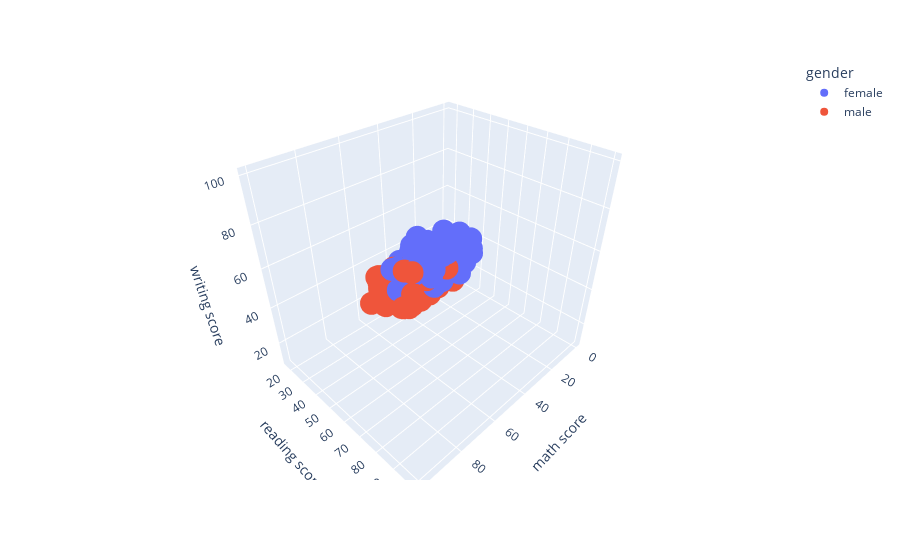
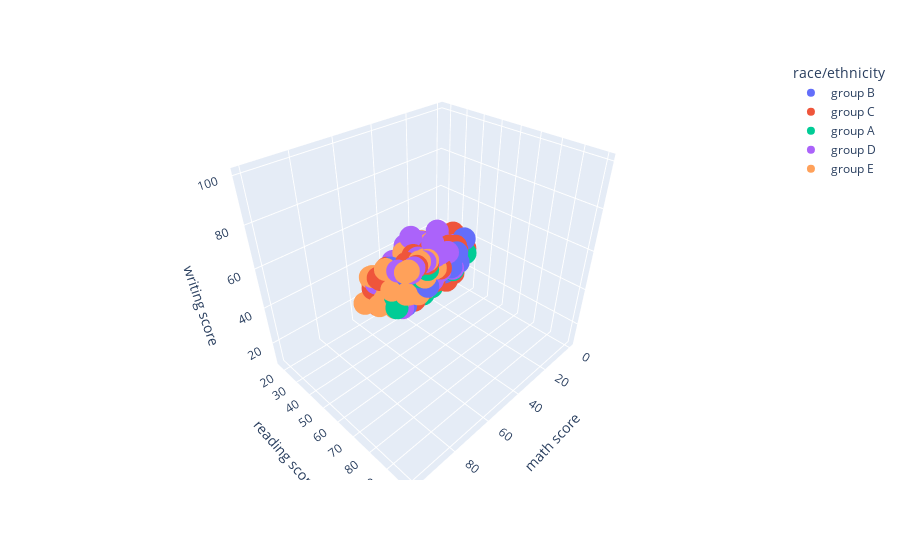
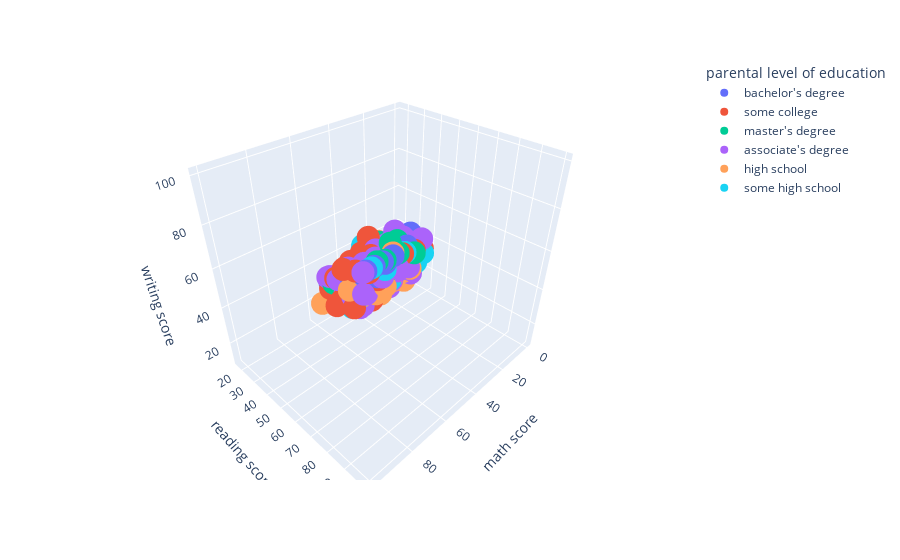
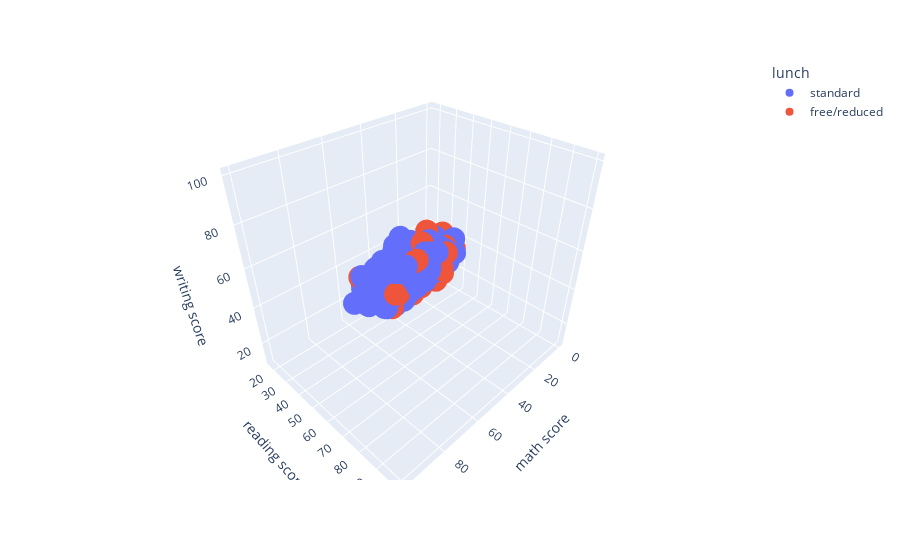

Here is the notebook cell these charts were saved with, in order:
### Code cell
for etc in ETC:
    fig = px.scatter_3d(df, x='math score', y='reading score', z='writing score', color=etc)
    fig.show()

### Figure 1 — Plotly figure (JSON) as saved in the notebook; plotly's stock layout.template omitted (floating-point values rounded to 4 significant figures; data arrays with more than 128 entries replaced by an {"elided": "..."} marker saying what was removed)
{"data": [{"hovertemplate": "gender=female<br>math score=%{x}<br>reading score=%{y}<br>writing score=%{z}<extra></extra>", "legendgroup": "female", "marker": {"color": "#636efa", "symbol": "circle"}, "mode": "markers", "name": "female", "scene": "scene", "showlegend": true, "type": "scatter3d", "x": {"elided": "518 int values"}, "y": {"elided": "518 int values"}, "z": {"elided": "518 int values"}}, {"hovertemplate": "gender=male<br>math score=%{x}<br>reading score=%{y}<br>writing score=%{z}<extra></extra>", "legendgroup": "male", "marker": {"color": "#EF553B", "symbol": "circle"}, "mode": "markers", "name": "male", "scene": "scene", "showlegend": true, "type": "scatter3d", "x": {"elided": "482 int values"}, "y": {"elided": "482 int values"}, "z": {"elided": "482 int values"}}], "layout": {"legend": {"title": {"text": "gender"}, "tracegroupgap": 0}, "margin": {"t": 60}, "scene": {"domain": {"x": [0, 1], "y": [0, 1]}, "xaxis": {"title": {"text": "math score"}}, "yaxis": {"title": {"text": "reading score"}}, "zaxis": {"title": {"text": "writing score"}}}}}

### Figure 2 — Plotly figure (JSON) as saved in the notebook; plotly's stock layout.template omitted (floating-point values rounded to 4 significant figures; data arrays with more than 128 entries replaced by an {"elided": "..."} marker saying what was removed)
{"data": [{"hovertemplate": "race/ethnicity=group B<br>math score=%{x}<br>reading score=%{y}<br>writing score=%{z}<extra></extra>", "legendgroup": "group B", "marker": {"color": "#636efa", "symbol": "circle"}, "mode": "markers", "name": "group B", "scene": "scene", "showlegend": true, "type": "scatter3d", "x": {"elided": "190 int values"}, "y": {"elided": "190 int values"}, "z": {"elided": "190 int values"}}, {"hovertemplate": "race/ethnicity=group C<br>math score=%{x}<br>reading score=%{y}<br>writing score=%{z}<extra></extra>", "legendgroup": "group C", "marker": {"color": "#EF553B", "symbol": "circle"}, "mode": "markers", "name": "group C", "scene": "scene", "showlegend": true, "type": "scatter3d", "x": {"elided": "319 int values"}, "y": {"elided": "319 int values"}, "z": {"elided": "319 int values"}}, {"hovertemplate": "race/ethnicity=group A<br>math score=%{x}<br>reading score=%{y}<br>writing score=%{z}<extra></extra>", "legendgroup": "group A", "marker": {"color": "#00cc96", "symbol": "circle"}, "mode": "markers", "name": "group A", "scene": "scene", "showlegend": true, "type": "scatter3d", "x": [47, 78, 50, 73, 55, 39, 62, 41, 80, 50, 58, 54, 51, 57, 62, 77, 72, 68, 47, 46, 81, 69, 28, 63, 49, 44, 71, 66, 38, 48, 53, 49, 59, 65, 47, 59, 79, 75, 72, 77, 59, 79, 65, 68, 64, 97, 92, 91, 40, 61, 55, 48, 71, 53, 82, 100, 71, 68, 65, 53, 59, 87, 62, 55, 37, 58, 72, 75, 51, 45, 45, 85, 61, 64, 75, 61, 50, 34, 69, 67, 61, 56, 66, 53, 54, 78, 57, 44, 63], "y": [57, 72, 53, 74, 65, 39, 61, 51, 78, 47, 70, 53, 49, 43, 67, 67, 73, 72, 49, 41, 78, 67, 23, 61, 58, 64, 83, 64, 43, 45, 43, 65, 85, 59, 59, 73, 82, 58, 67, 88, 52, 82, 85, 70, 50, 92, 100, 96, 55, 51, 73, 66, 62, 54, 93, 96, 74, 80, 70, 58, 72, 84, 72, 46, 57, 60, 79, 81, 31, 47, 59, 90, 60, 60, 82, 68, 67, 48, 84, 57, 62, 58, 68, 50, 63, 87, 51, 45, 63], "z": [44, 70, 58, 72, 62, 34, 55, 48, 81, 54, 67, 47, 51, 47, 69, 68, 74, 64, 49, 43, 81, 69, 19, 61, 60, 58, 77, 62, 43, 41, 43, 55, 80, 53, 50, 69, 73, 62, 65, 85, 46, 82, 76, 66, 43, 86, 97, 92, 53, 52, 73, 65, 50, 48, 93, 86, 64, 76, 74, 44, 70, 87, 65, 43, 56, 57, 82, 74, 36, 49, 64, 92, 57, 58, 79, 63, 73, 41, 82, 53, 61, 64, 64, 60, 67, 91, 54, 45, 62]}, {"hovertemplate": "race/ethnicity=group D<br>math score=%{x}<br>reading score=%{y}<br>writing score=%{z}<extra></extra>", "legendgroup": "group D", "marker": {"color": "#ab63fa", "symbol": "circle"}, "mode": "markers", "name": "group D", "scene": "scene", "showlegend": true, "type": "scatter3d", "x": {"elided": "262 int values"}, "y": {"elided": "262 int values"}, "z": {"elided": "262 int values"}}, {"hovertemplate": "race/ethnicity=group E<br>math score=%{x}<br>reading score=%{y}<br>writing score=%{z}<extra></extra>", "legendgroup": "group E", "marker": {"color": "#FFA15A", "symbol": "circle"}, "mode": "markers", "name": "group E", "scene": "scene", "showlegend": true, "type": "scatter3d", "x": {"elided": "140 int values"}, "y": {"elided": "140 int values"}, "z": {"elided": "140 int values"}}], "layout": {"legend": {"title": {"text": "race/ethnicity"}, "tracegroupgap": 0}, "margin": {"t": 60}, "scene": {"domain": {"x": [0, 1], "y": [0, 1]}, "xaxis": {"title": {"text": "math score"}}, "yaxis": {"title": {"text": "reading score"}}, "zaxis": {"title": {"text": "writing score"}}}}}

### Figure 3 — Plotly figure (JSON) as saved in the notebook; plotly's stock layout.template omitted (floating-point values rounded to 4 significant figures; data arrays with more than 128 entries replaced by an {"elided": "..."} marker saying what was removed)
{"data": [{"hovertemplate": "parental level of education=bachelor's degree<br>math score=%{x}<br>reading score=%{y}<br>writing score=%{z}<extra></extra>", "legendgroup": "bachelor's degree", "marker": {"color": "#636efa", "symbol": "circle"}, "mode": "markers", "name": "bachelor's degree", "scene": "scene", "showlegend": true, "type": "scatter3d", "x": [72, 74, 67, 79, 80, 65, 65, 68, 99, 75, 78, 79, 51, 74, 58, 68, 77, 54, 96, 43, 77, 78, 82, 67, 83, 63, 80, 63, 69, 83, 73, 73, 88, 65, 66, 67, 59, 63, 83, 77, 52, 61, 49, 61, 59, 66, 64, 51, 71, 86, 37, 79, 100, 53, 75, 71, 76, 81, 55, 86, 69, 29, 66, 85, 87, 96, 48, 92, 68, 91, 63, 44, 68, 92, 56, 94, 37, 88, 62, 61, 66, 65, 77, 66, 59, 79, 87, 62, 80, 50, 70, 75, 62, 91, 59, 45, 61, 78, 74, 64, 97, 65, 39, 43, 63, 71, 55, 93, 67, 70, 50, 52, 47, 100, 70, 75, 89, 62], "y": [72, 71, 69, 74, 78, 72, 67, 74, 100, 85, 82, 92, 49, 79, 55, 75, 67, 49, 100, 51, 88, 79, 62, 86, 82, 66, 83, 75, 63, 78, 56, 79, 75, 73, 60, 61, 64, 71, 93, 94, 65, 72, 58, 66, 70, 64, 73, 72, 74, 83, 56, 89, 100, 58, 58, 76, 62, 88, 59, 92, 58, 41, 83, 66, 90, 90, 51, 100, 68, 96, 73, 63, 68, 100, 79, 90, 45, 78, 63, 58, 74, 81, 85, 74, 72, 81, 84, 72, 73, 60, 68, 73, 78, 81, 54, 59, 70, 90, 86, 60, 97, 79, 42, 62, 64, 70, 46, 100, 75, 64, 42, 61, 62, 100, 75, 84, 100, 72], "z": [74, 80, 75, 72, 81, 74, 62, 74, 100, 82, 79, 89, 51, 75, 48, 81, 68, 47, 100, 54, 87, 76, 62, 83, 84, 67, 83, 81, 61, 73, 57, 84, 76, 75, 57, 68, 75, 69, 95, 95, 69, 70, 60, 61, 73, 62, 70, 79, 68, 86, 47, 89, 100, 55, 62, 83, 66, 90, 54, 87, 57, 47, 83, 71, 88, 92, 46, 100, 67, 92, 78, 62, 64, 99, 72, 91, 38, 83, 56, 62, 81, 81, 87, 81, 70, 82, 87, 65, 72, 59, 72, 74, 79, 79, 51, 64, 76, 93, 89, 58, 96, 81, 38, 61, 66, 70, 44, 100, 72, 70, 48, 66, 66, 100, 74, 80, 100, 74]}, {"hovertemplate": "parental level of education=some college<br>math score=%{x}<br>reading score=%{y}<br>writing score=%{z}<extra></extra>", "legendgroup": "some college", "marker": {"color": "#EF553B", "symbol": "circle"}, "mode": "markers", "name": "some college", "scene": "scene", "showlegend": true, "type": "scatter3d", "x": {"elided": "226 int values"}, "y": {"elided": "226 int values"}, "z": {"elided": "226 int values"}}, {"hovertemplate": "parental level of education=master's degree<br>math score=%{x}<br>reading score=%{y}<br>writing score=%{z}<extra></extra>", "legendgroup": "master's degree", "marker": {"color": "#00cc96", "symbol": "circle"}, "mode": "markers", "name": "master's degree", "scene": "scene", "showlegend": true, "type": "scatter3d", "x": [90, 50, 46, 73, 62, 56, 62, 87, 82, 89, 49, 81, 58, 81, 52, 62, 69, 45, 80, 65, 77, 85, 79, 73, 70, 47, 55, 74, 40, 79, 77, 54, 64, 79, 61, 61, 53, 54, 84, 40, 95, 94, 81, 67, 79, 77, 52, 54, 90, 91, 71, 81, 50, 85, 73, 72, 78, 92, 88], "y": [95, 53, 42, 74, 70, 72, 68, 100, 82, 84, 53, 92, 76, 91, 70, 68, 84, 56, 80, 81, 82, 95, 81, 70, 71, 58, 64, 79, 59, 78, 97, 59, 63, 72, 67, 71, 61, 60, 89, 58, 81, 99, 81, 57, 77, 90, 65, 64, 85, 85, 67, 86, 67, 84, 78, 66, 91, 100, 99], "z": [93, 58, 46, 72, 75, 65, 68, 100, 74, 82, 52, 91, 78, 87, 62, 75, 85, 54, 72, 81, 91, 100, 71, 75, 74, 67, 70, 82, 54, 77, 94, 50, 66, 69, 66, 78, 68, 63, 90, 54, 84, 100, 84, 59, 75, 84, 61, 67, 84, 85, 67, 87, 73, 89, 74, 72, 96, 100, 95]}, {"hovertemplate": "parental level of education=associate's degree<br>math score=%{x}<br>reading score=%{y}<br>writing score=%{z}<extra></extra>", "legendgroup": "associate's degree", "marker": {"color": "#ab63fa", "symbol": "circle"}, "mode": "markers", "name": "associate's degree", "scene": "scene", "showlegend": true, "type": "scatter3d", "x": {"elided": "222 int values"}, "y": {"elided": "222 int values"}, "z": {"elided": "222 int values"}}, {"hovertemplate": "parental level of education=high school<br>math score=%{x}<br>reading score=%{y}<br>writing score=%{z}<extra></extra>", "legendgroup": "high school", "marker": {"color": "#FFA15A", "symbol": "circle"}, "mode": "markers", "name": "high school", "scene": "scene", "showlegend": true, "type": "scatter3d", "x": {"elided": "196 int values"}, "y": {"elided": "196 int values"}, "z": {"elided": "196 int values"}}, {"hovertemplate": "parental level of education=some high school<br>math score=%{x}<br>reading score=%{y}<br>writing score=%{z}<extra></extra>", "legendgroup": "some high school", "marker": {"color": "#19d3f3", "symbol": "circle"}, "mode": "markers", "name": "some high school", "scene": "scene", "showlegend": true, "type": "scatter3d", "x": {"elided": "179 int values"}, "y": {"elided": "179 int values"}, "z": {"elided": "179 int values"}}], "layout": {"legend": {"title": {"text": "parental level of education"}, "tracegroupgap": 0}, "margin": {"t": 60}, "scene": {"domain": {"x": [0, 1], "y": [0, 1]}, "xaxis": {"title": {"text": "math score"}}, "yaxis": {"title": {"text": "reading score"}}, "zaxis": {"title": {"text": "writing score"}}}}}

### Figure 4 — Plotly figure (JSON) as saved in the notebook; plotly's stock layout.template omitted (floating-point values rounded to 4 significant figures; data arrays with more than 128 entries replaced by an {"elided": "..."} marker saying what was removed)
{"data": [{"hovertemplate": "lunch=standard<br>math score=%{x}<br>reading score=%{y}<br>writing score=%{z}<extra></extra>", "legendgroup": "standard", "marker": {"color": "#636efa", "symbol": "circle"}, "mode": "markers", "name": "standard", "scene": "scene", "showlegend": true, "type": "scatter3d", "x": {"elided": "645 int values"}, "y": {"elided": "645 int values"}, "z": {"elided": "645 int values"}}, {"hovertemplate": "lunch=free/reduced<br>math score=%{x}<br>reading score=%{y}<br>writing score=%{z}<extra></extra>", "legendgroup": "free/reduced", "marker": {"color": "#EF553B", "symbol": "circle"}, "mode": "markers", "name": "free/reduced", "scene": "scene", "showlegend": true, "type": "scatter3d", "x": {"elided": "355 int values"}, "y": {"elided": "355 int values"}, "z": {"elided": "355 int values"}}], "layout": {"legend": {"title": {"text": "lunch"}, "tracegroupgap": 0}, "margin": {"t": 60}, "scene": {"domain": {"x": [0, 1], "y": [0, 1]}, "xaxis": {"title": {"text": "math score"}}, "yaxis": {"title": {"text": "reading score"}}, "zaxis": {"title": {"text": "writing score"}}}}}
